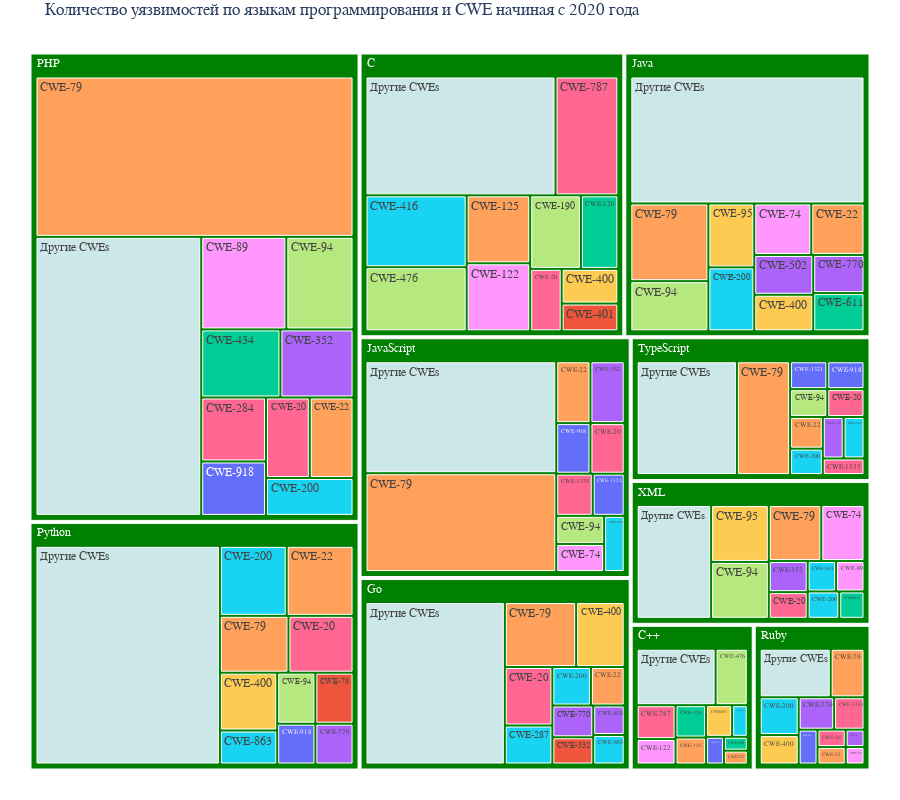

Notebook cell for this chart:
### Code cell
fig = px.treemap(
    cwe_language_count,
    path=["language", "cwe_id"],
    values="count",
    title="Количество уязвимостей по языкам программирования и CWE начиная с 2020 года",
    color="cwe_id",
    color_discrete_map={
        "(?)": "green",
        "Другие CWEs": "#cce7e8",
    },
)
fig.update_layout(font_family="Ubuntu", height=800, margin=dict(t=30, l=25, r=25, b=25))

RESULTED_IMAGES.mkdir(parents=True, exist_ok=True)
fig.write_image(RESULTED_IMAGES / "cwe_language_treemap.png")

fig.show()

### Figure 1 — Plotly figure (JSON) as saved in the notebook; plotly's stock layout.template omitted (floating-point values rounded to 4 significant figures)
{"data": [{"branchvalues": "total", "customdata": [["CWE-434"], ["CWE-502"], ["Другие CWEs"], ["Другие CWEs"], ["CWE-125"], ["CWE-416"], ["CWE-1333"], ["Другие CWEs"], ["CWE-502"], ["Другие CWEs"], ["CWE-416"], ["CWE-476"], ["CWE-476"], ["CWE-125"], ["Другие CWEs"], ["(?)"], ["CWE-1333"], ["CWE-122"], ["Другие CWEs"], ["CWE-122"], ["Другие CWEs"], ["CWE-400"], ["CWE-1321"], ["CWE-1321"], ["Другие CWEs"], ["CWE-401"], ["Другие CWEs"], ["CWE-400"], ["CWE-120"], ["CWE-120"], ["CWE-835"], ["CWE-79"], ["CWE-863"], ["CWE-79"], ["CWE-79"], ["CWE-79"], ["CWE-79"], ["CWE-79"], ["CWE-79"], ["CWE-787"], ["CWE-863"], ["CWE-79"], ["CWE-863"], ["CWE-94"], ["CWE-89"], ["(?)"], ["(?)"], ["(?)"], ["(?)"], ["(?)"], ["(?)"], ["(?)"], ["Другие CWEs"], ["CWE-95"], ["CWE-95"], ["CWE-89"], ["CWE-94"], ["CWE-94"], ["CWE-94"], ["CWE-787"], ["CWE-94"], ["CWE-918"], ["CWE-918"], ["CWE-918"], ["CWE-918"], ["CWE-918"], ["CWE-89"], ["CWE-94"], ["CWE-78"], ["CWE-611"], ["CWE-770"], ["CWE-22"], ["CWE-22"], ["CWE-22"], ["CWE-200"], ["CWE-200"], ["CWE-200"], ["CWE-200"], ["CWE-200"], ["CWE-200"], ["CWE-200"], ["CWE-200"], ["CWE-20"], ["CWE-20"], ["CWE-20"], ["CWE-20"], ["CWE-20"], ["CWE-20"], ["CWE-20"], ["CWE-20"], ["CWE-190"], ["CWE-1333"], ["CWE-22"], ["CWE-22"], ["CWE-22"], ["CWE-22"], ["CWE-770"], ["CWE-770"], ["CWE-74"], ["CWE-74"], ["CWE-74"], ["CWE-697"], ["CWE-617"], ["(?)"], ["CWE-611"], ["CWE-532"], ["CWE-770"], ["CWE-400"], ["CWE-400"], ["CWE-369"], ["CWE-352"], ["CWE-352"], ["CWE-352"], ["CWE-352"], ["CWE-347"], ["CWE-287"], ["CWE-287"], ["CWE-284"], ["CWE-400"], ["(?)"]], "domain": {"x": [0, 1], "y": [0, 1]}, "hovertemplate": "labels=%{label}<br>count=%{value}<br>parent=%{parent}<br>id=%{id}<br>cwe_id=%{customdata[0]}<extra></extra>", "ids": ["PHP/CWE-434", "Ruby/CWE-502", "PHP/Другие CWEs", "TypeScript/Другие CWEs", "C++/CWE-125", "C++/CWE-416", "JavaScript/CWE-1333", "Go/Другие CWEs", "Java/CWE-502", "Ruby/Другие CWEs", "C/CWE-416", "C/CWE-476", "C++/CWE-476", "C/CWE-125", "JavaScript/Другие CWEs", "C", "Ruby/CWE-1333", "C++/CWE-122", "Java/Другие CWEs", "C/CWE-122", "C++/Другие CWEs", "Python/CWE-400", "TypeScript/CWE-1321", "JavaScript/CWE-1321", "XML/Другие CWEs", "C/CWE-401", "Python/Другие CWEs", "Ruby/CWE-400", "C/CWE-120", "C++/CWE-120", "Go/CWE-835", "TypeScript/CWE-79", "Python/CWE-863", "Ruby/CWE-79", "Python/CWE-79", "PHP/CWE-79", "JavaScript/CWE-79", "Java/CWE-79", "Go/CWE-79", "C++/CWE-787", "Go/CWE-863", "XML/CWE-79", "XML/CWE-863", "JavaScript/CWE-94", "Ruby/CWE-89", "Ruby", "Python", "PHP", "JavaScript", "Java", "Go", "C++", "C/Другие CWEs", "XML/CWE-95", "Java/CWE-95", "PHP/CWE-89", "XML/CWE-94", "Python/CWE-94", "PHP/CWE-94", "C/CWE-787", "Java/CWE-94", "TypeScript/CWE-918", "Ruby/CWE-918", "Python/CWE-918", "PHP/CWE-918", "JavaScript/CWE-918", "XML/CWE-89", "TypeScript/CWE-94", "Python/CWE-78", "XML/CWE-611", "Python/CWE-770", "JavaScript/CWE-22", "Java/CWE-22", "Go/CWE-22", "XML/CWE-200", "TypeScript/CWE-200", "Ruby/CWE-200", "Python/CWE-200", "PHP/CWE-200", "JavaScript/CWE-200", "Java/CWE-200", "Go/CWE-200", "XML/CWE-20", "TypeScript/CWE-20", "Ruby/CWE-20", "Python/CWE-20", "PHP/CWE-20", "JavaScript/CWE-20", "Go/CWE-20", "C/CWE-20", "C/CWE-190", "TypeScript/CWE-1333", "PHP/CWE-22", "Python/CWE-22", "Ruby/CWE-22", "TypeScript/CWE-22", "Java/CWE-770", "Go/CWE-770", "XML/CWE-74", "JavaScript/CWE-74", "Java/CWE-74", "C++/CWE-697", "C++/CWE-617", "TypeScript", "Java/CWE-611", "Go/CWE-532", "Ruby/CWE-770", "Java/CWE-400", "C/CWE-400", "C++/CWE-369", "XML/CWE-352", "TypeScript/CWE-352", "PHP/CWE-352", "JavaScript/CWE-352", "C++/CWE-347", "TypeScript/CWE-287", "Go/CWE-287", "PHP/CWE-284", "Go/CWE-400", "XML"], "labels": ["CWE-434", "CWE-502", "Другие CWEs", "Другие CWEs", "CWE-125", "CWE-416", "CWE-1333", "Другие CWEs", "CWE-502", "Другие CWEs", "CWE-416", "CWE-476", "CWE-476", "CWE-125", "Другие CWEs", "C", "CWE-1333", "CWE-122", "Другие CWEs", "CWE-122", "Другие CWEs", "CWE-400", "CWE-1321", "CWE-1321", "Другие CWEs", "CWE-401", "Другие CWEs", "CWE-400", "CWE-120", "CWE-120", "CWE-835", "CWE-79", "CWE-863", "CWE-79", "CWE-79", "CWE-79", "CWE-79", "CWE-79", "CWE-79", "CWE-787", "CWE-863", "CWE-79", "CWE-863", "CWE-94", "CWE-89", "Ruby", "Python", "PHP", "JavaScript", "Java", "Go", "C++", "Другие CWEs", "CWE-95", "CWE-95", "CWE-89", "CWE-94", "CWE-94", "CWE-94", "CWE-787", "CWE-94", "CWE-918", "CWE-918", "CWE-918", "CWE-918", "CWE-918", "CWE-89", "CWE-94", "CWE-78", "CWE-611", "CWE-770", "CWE-22", "CWE-22", "CWE-22", "CWE-200", "CWE-200", "CWE-200", "CWE-200", "CWE-200", "CWE-200", "CWE-200", "CWE-200", "CWE-20", "CWE-20", "CWE-20", "CWE-20", "CWE-20", "CWE-20", "CWE-20", "CWE-20", "CWE-190", "CWE-1333", "CWE-22", "CWE-22", "CWE-22", "CWE-22", "CWE-770", "CWE-770", "CWE-74", "CWE-74", "CWE-74", "CWE-697", "CWE-617", "TypeScript", "CWE-611", "CWE-532", "CWE-770", "CWE-400", "CWE-400", "CWE-369", "CWE-352", "CWE-352", "CWE-352", "CWE-352", "CWE-347", "CWE-287", "CWE-287", "CWE-284", "CWE-400", "XML"], "marker": {"colors": ["#00cc96", "#ab63fa", "#cce7e8", "#cce7e8", "#FFA15A", "#19d3f3", "#FF6692", "#cce7e8", "#ab63fa", "#cce7e8", "#19d3f3", "#B6E880", "#B6E880", "#FFA15A", "#cce7e8", "green", "#FF6692", "#FF97FF", "#cce7e8", "#FF97FF", "#cce7e8", "#FECB52", "#636efa", "#636efa", "#cce7e8", "#EF553B", "#cce7e8", "#FECB52", "#00cc96", "#00cc96", "#ab63fa", "#FFA15A", "#19d3f3", "#FFA15A", "#FFA15A", "#FFA15A", "#FFA15A", "#FFA15A", "#FFA15A", "#FF6692", "#19d3f3", "#FFA15A", "#19d3f3", "#B6E880", "#FF97FF", "green", "green", "green", "green", "green", "green", "green", "#cce7e8", "#FECB52", "#FECB52", "#FF97FF", "#B6E880", "#B6E880", "#B6E880", "#FF6692", "#B6E880", "#636efa", "#636efa", "#636efa", "#636efa", "#636efa", "#FF97FF", "#B6E880", "#EF553B", "#00cc96", "#ab63fa", "#FFA15A", "#FFA15A", "#FFA15A", "#19d3f3", "#19d3f3", "#19d3f3", "#19d3f3", "#19d3f3", "#19d3f3", "#19d3f3", "#19d3f3", "#FF6692", "#FF6692", "#FF6692", "#FF6692", "#FF6692", "#FF6692", "#FF6692", "#FF6692", "#B6E880", "#FF6692", "#FFA15A", "#FFA15A", "#FFA15A", "#FFA15A", "#ab63fa", "#ab63fa", "#FF97FF", "#FF97FF", "#FF97FF", "#FECB52", "#636efa", "green", "#00cc96", "#EF553B", "#ab63fa", "#FECB52", "#FECB52", "#00cc96", "#ab63fa", "#ab63fa", "#ab63fa", "#ab63fa", "#FFA15A", "#19d3f3", "#19d3f3", "#FF6692", "#FECB52", "green"]}, "name": "", "parents": ["PHP", "Ruby", "PHP", "TypeScript", "C++", "C++", "JavaScript", "Go", "Java", "Ruby", "C", "C", "C++", "C", "JavaScript", "", "Ruby", "C++", "Java", "C", "C++", "Python", "TypeScript", "JavaScript", "XML", "C", "Python", "Ruby", "C", "C++", "Go", "TypeScript", "Python", "Ruby", "Python", "PHP", "JavaScript", "Java", "Go", "C++", "Go", "XML", "XML", "JavaScript", "Ruby", "", "", "", "", "", "", "", "C", "XML", "Java", "PHP", "XML", "Python", "PHP", "C", "Java", "TypeScript", "Ruby", "Python", "PHP", "JavaScript", "XML", "TypeScript", "Python", "XML", "Python", "JavaScript", "Java", "Go", "XML", "TypeScript", "Ruby", "Python", "PHP", "JavaScript", "Java", "Go", "XML", "TypeScript", "Ruby", "Python", "PHP", "JavaScript", "Go", "C", "C", "TypeScript", "PHP", "Python", "Ruby", "TypeScript", "Java", "Go", "XML", "JavaScript", "Java", "C++", "C++", "", "Java", "Go", "Ruby", "Java", "C", "C++", "XML", "TypeScript", "PHP", "JavaScript", "C++", "TypeScript", "Go", "PHP", "Go", ""], "type": "treemap", "values": [26, 2, 223, 66, 5, 3, 8, 122, 12, 21, 37, 33, 11, 22, 111, 328, 6, 6, 152, 22, 27, 17, 6, 7, 49, 8, 207, 7, 14, 6, 5, 35, 10, 10, 20, 246, 98, 31, 25, 8, 5, 17, 5, 7, 2, 74, 357, 674, 284, 305, 227, 78, 115, 19, 15, 38, 19, 10, 30, 38, 20, 6, 4, 8, 17, 9, 5, 6, 10, 4, 8, 11, 14, 7, 5, 5, 9, 24, 16, 6, 15, 8, 6, 6, 3, 19, 17, 9, 15, 10, 19, 4, 17, 24, 3, 6, 10, 7, 14, 7, 15, 5, 3, 150, 10, 6, 7, 11, 10, 2, 7, 5, 24, 11, 2, 5, 10, 20, 17, 150]}], "layout": {"font": {"family": "Ubuntu"}, "height": 800, "legend": {"tracegroupgap": 0}, "margin": {"b": 25, "l": 25, "r": 25, "t": 30}, "title": {"text": "Количество уязвимостей по языкам программирования и CWE начиная с 2020 года"}}}
